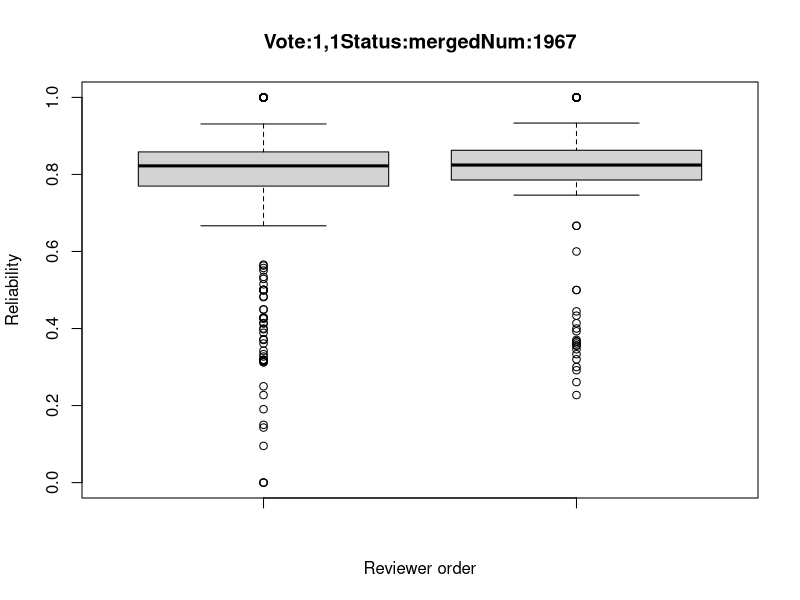
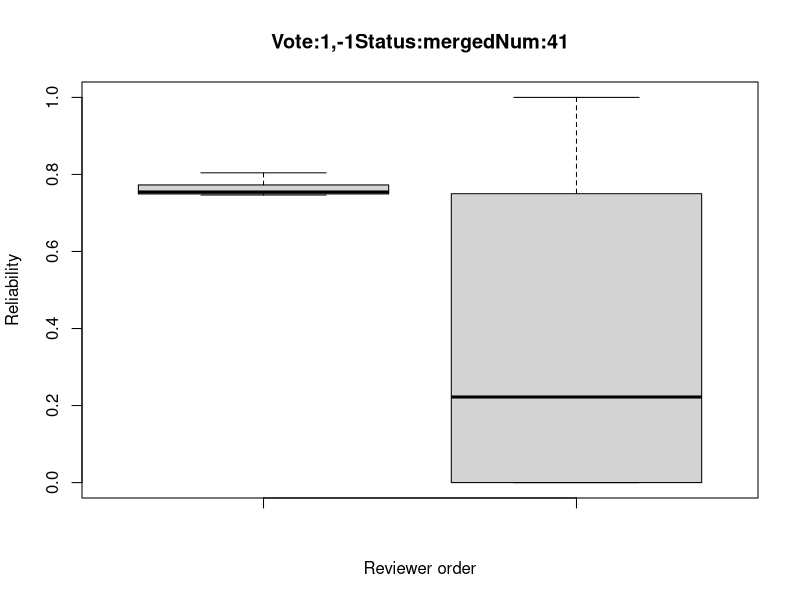
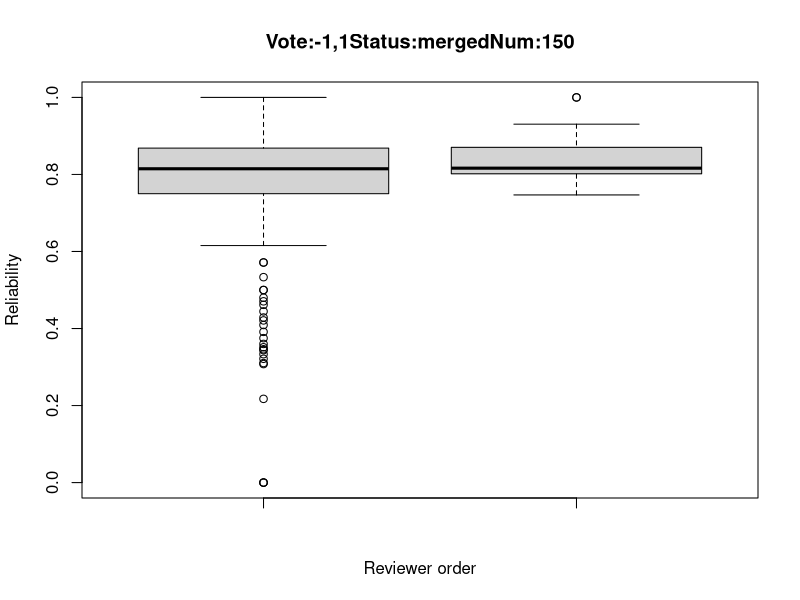
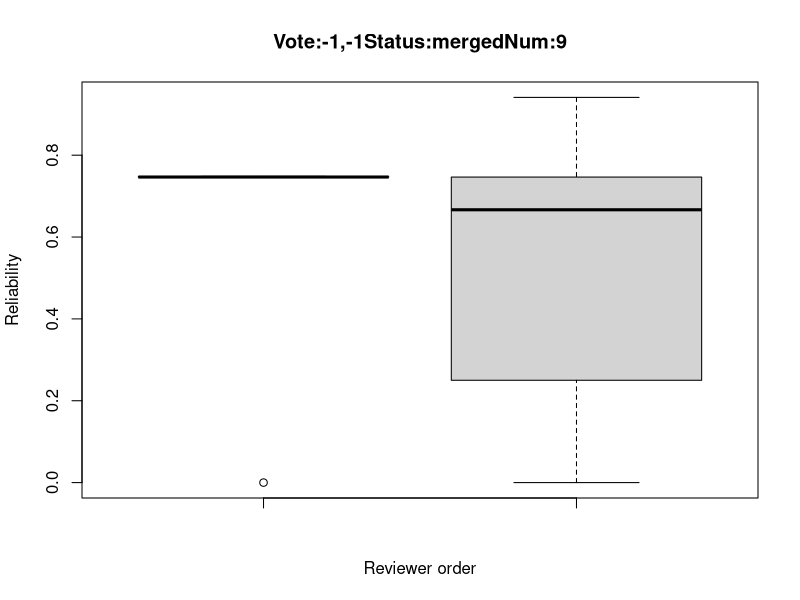
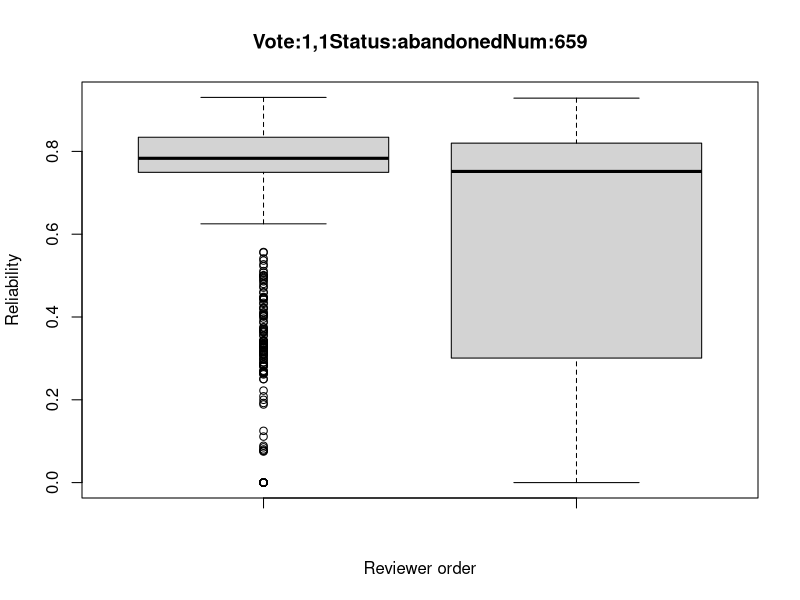
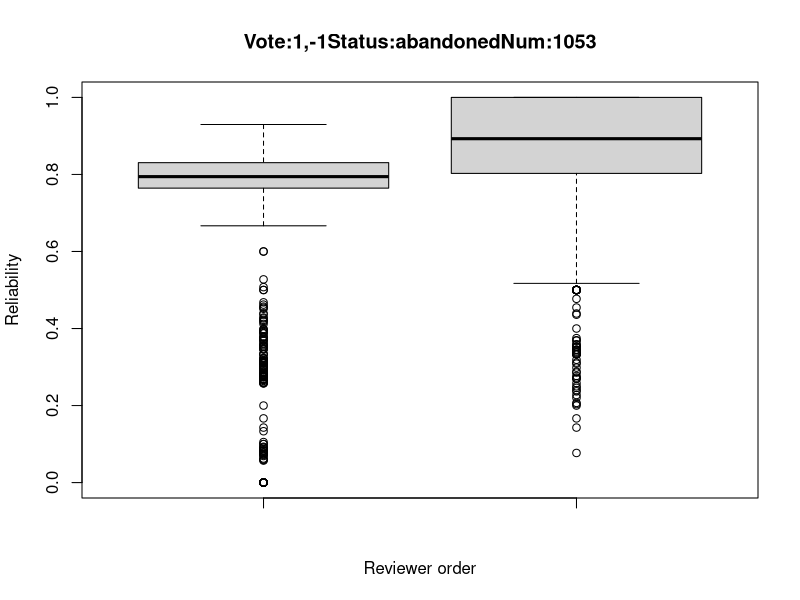
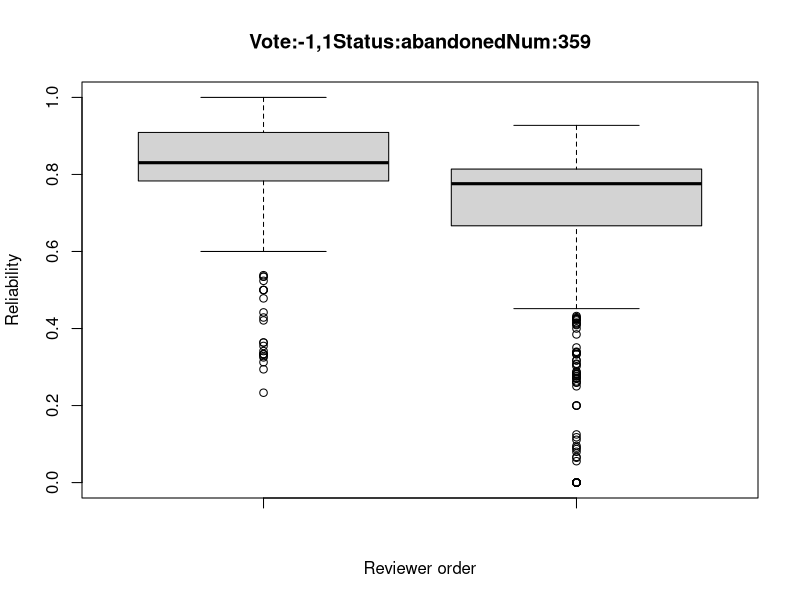
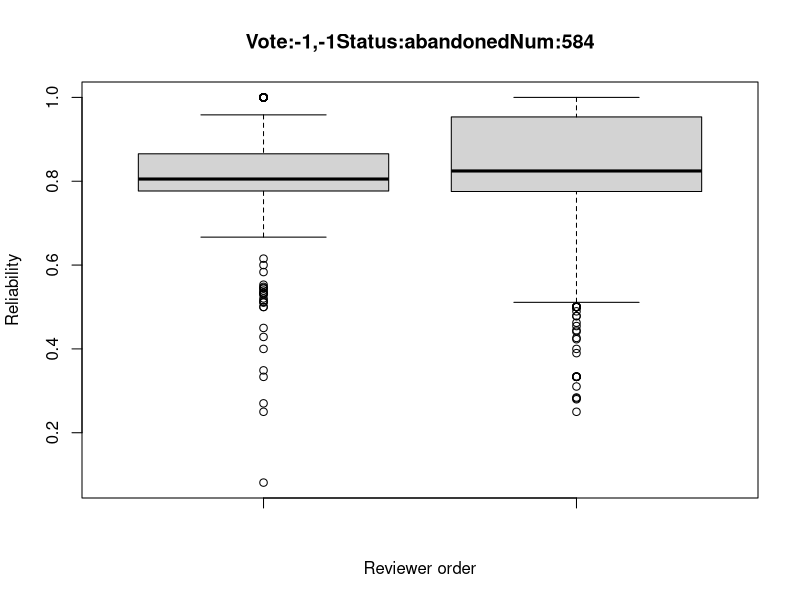

Reproduce these figures in R, in order.
########################
## SANER2015 RQ2
## @author:Yuki Ueda
## @createdOn:2015/10/20
########################
#pdf("RQ2_2.pdf")


### Set data
num <- data.frame() # Init

# Input csv
num <- read.csv("CSVdata_o/numOfPatchsets_2.csv"
                 ,sep=",", header=TRUE)

### number of patchset's voting(+1, -1) is 1
index_1 <- list(data.frame(), data.frame()) # first vote is like or dislike
index_2 <- list(index_1, index_1) # second vote is like or dislike
index_m <- list(index_2, index_2) # merge or abandoned
index <- list(index_m,index_m)

for(i in 1:nrow(num)){
  Id = num$ReviewId[i]
  CIndex = num$CommentIndex[i]      # CommentIndex
  if(CIndex==1){
    if(num$VotingScore[i] == 1){
      vote1 = 1
    }else{
      vote1 = 2
    }
    next
  }

  if(num$Status[i] == "merged"){
    merge_or_abandone = 1
  }else{
    merge_or_abandone = 2
  }

  if(num$VotingScore[i] == 1){
    vote2 = 1
  }else{
    vote2 = 2
  }

  index[[merge_or_abandone]][[vote1]][[vote2]][[1]] <- rbind(index[[merge_or_abandone]][[vote1]][[vote2]][[1]], num[i-1,])
  index[[merge_or_abandone]][[vote1]][[vote2]][[2]] <- rbind(index[[merge_or_abandone]][[vote1]][[vote2]][[2]], num[i,])
}

# Output to PDF file
for(i in index){
  for(j in i){ # first Comment
    for(k in j){ # second Comment
      value1 = k[[1]]$CurrentPar
      value2 = k[[2]]$CurrentPar
      name = paste("Vote:", k[[1]]$VotingScore[1], ",", k[[2]]$VotingScore[1], "Status:", k[[1]]$Status[1],"Num:",length(value1),sep = "")
      jpeg(paste("picture_o/RQ2_2",name,".jpg",sep=""))
      boxplot(value1, value2, xlab="Reviewer order", ylab="Reliability", main=paste(name))
      summary(value1)
      summary(value2)
    }
  }
}
